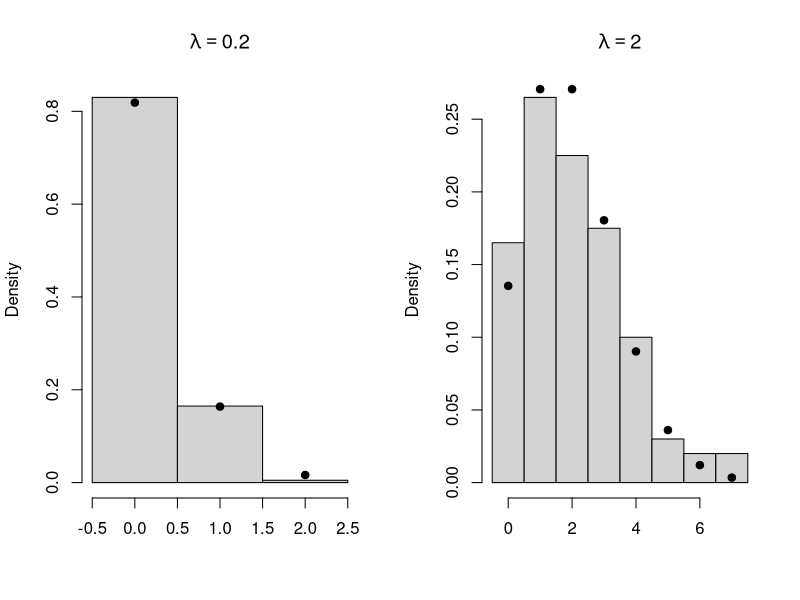

This figure's R source:
png(file="solution.png")
  set.seed(3)
  lambda1 <- 0.2
  lambda2 <- 2
  n <- 200
  
  data1 <- rpois(n, lambda1)
  data2 <- rpois(n, lambda2)
  
  # Pay attention to the binning to be used for count data!
  par(mfrow = c(1, 2))
  hist(data1, xlab = "", prob = TRUE,
       breaks = seq(min(data1)-0.5, max(data1)+0.5, by = 1),
       main = expression(lambda == 0.2))
  # Use the points funtion to overlay the theoretical values of the PMF
  points(unique(data1) , dpois(unique(data1), lambda1), pch = 19)

  hist(data2, xlab = "", prob = TRUE,
       breaks = seq(min(data2)-0.5, max(data2)+0.5, by = 1),
       main = expression(lambda == 2))
  points(unique(data2) , dpois(unique(data2), lambda2), pch = 19)

dev.off()
